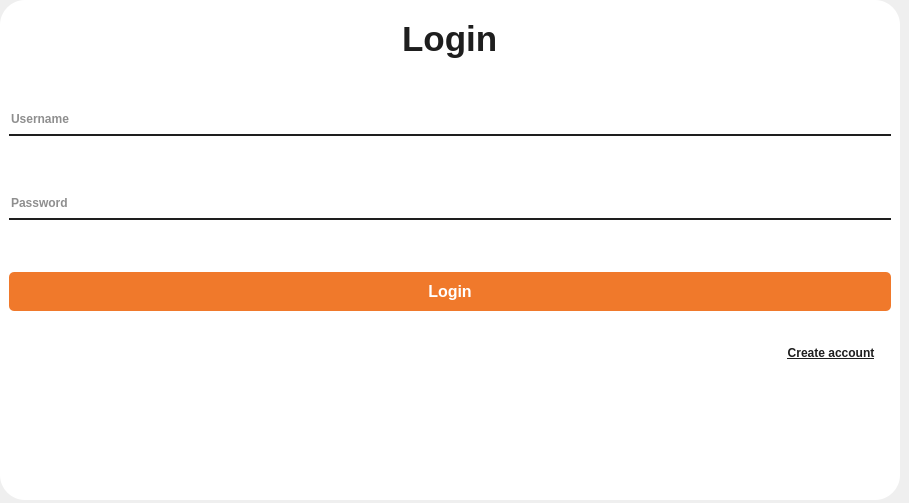
<?xml version="1.0" encoding="UTF-8"?>
<ui version="4.0">
 <class>Form</class>
 <widget class="QWidget" name="Form">
  <property name="geometry">
   <rect>
    <x>0</x>
    <y>0</y>
    <width>909</width>
    <height>503</height>
   </rect>
  </property>
  <property name="windowTitle">
   <string>Form</string>
  </property>
  <widget class="QWidget" name="widget" native="true">
   <property name="geometry">
    <rect>
     <x>0</x>
     <y>0</y>
     <width>900</width>
     <height>500</height>
    </rect>
   </property>
   <property name="sizePolicy">
    <sizepolicy hsizetype="Preferred" vsizetype="Preferred">
     <horstretch>0</horstretch>
     <verstretch>0</verstretch>
    </sizepolicy>
   </property>
   <property name="minimumSize">
    <size>
     <width>900</width>
     <height>500</height>
    </size>
   </property>
   <property name="maximumSize">
    <size>
     <width>16777215</width>
     <height>16777215</height>
    </size>
   </property>
   <property name="styleSheet">
    <string notr="true">#widget{
background-color: #ffffff;
border-radius: 25px 25px 25px 25px;
}

*{
border: none;
}</string>
   </property>
   <layout class="QVBoxLayout" name="verticalLayout">
    <item>
     <widget class="QFrame" name="frame">
      <property name="frameShape">
       <enum>QFrame::StyledPanel</enum>
      </property>
      <property name="frameShadow">
       <enum>QFrame::Raised</enum>
      </property>
      <layout class="QVBoxLayout" name="verticalLayout_3">
       <item alignment="Qt::AlignHCenter">
        <widget class="QLabel" name="loginHeader">
         <property name="font">
          <font>
           <pointsize>26</pointsize>
           <italic>false</italic>
           <bold>true</bold>
          </font>
         </property>
         <property name="styleSheet">
          <string notr="true">#loginHeader{
color : #1e1e1e;
}</string>
         </property>
         <property name="text">
          <string>Login</string>
         </property>
        </widget>
       </item>
      </layout>
     </widget>
    </item>
    <item>
     <widget class="QFrame" name="frame_5">
      <property name="frameShape">
       <enum>QFrame::StyledPanel</enum>
      </property>
      <property name="frameShadow">
       <enum>QFrame::Raised</enum>
      </property>
      <layout class="QHBoxLayout" name="horizontalLayout_2">
       <item>
        <widget class="QLineEdit" name="userInput">
         <property name="minimumSize">
          <size>
           <width>400</width>
           <height>0</height>
          </size>
         </property>
         <property name="font">
          <font>
           <bold>true</bold>
          </font>
         </property>
         <property name="styleSheet">
          <string notr="true">#userInput{
background-color:rgba(0,0,0,0);
border: none;
border-bottom: 2px solid #1e1e1e;
padding-bottom: 7px;
color: #1e1e1e;
}</string>
         </property>
         <property name="text">
          <string/>
         </property>
         <property name="placeholderText">
          <string>Username</string>
         </property>
        </widget>
       </item>
      </layout>
     </widget>
    </item>
    <item>
     <widget class="QFrame" name="frame_2">
      <property name="frameShape">
       <enum>QFrame::StyledPanel</enum>
      </property>
      <property name="frameShadow">
       <enum>QFrame::Raised</enum>
      </property>
      <layout class="QHBoxLayout" name="horizontalLayout">
       <item>
        <widget class="QLineEdit" name="passwordInput">
         <property name="minimumSize">
          <size>
           <width>400</width>
           <height>0</height>
          </size>
         </property>
         <property name="font">
          <font>
           <bold>true</bold>
          </font>
         </property>
         <property name="styleSheet">
          <string notr="true">#passwordInput{
background-color:rgba(0,0,0,0);
border: none;
border-bottom: 2px solid #1e1e1e;
padding-bottom: 7px;
color: #1e1e1e;
}</string>
         </property>
         <property name="text">
          <string/>
         </property>
         <property name="echoMode">
          <enum>QLineEdit::Password</enum>
         </property>
         <property name="placeholderText">
          <string>Password</string>
         </property>
        </widget>
       </item>
      </layout>
     </widget>
    </item>
    <item>
     <widget class="QFrame" name="frame_3">
      <property name="frameShape">
       <enum>QFrame::StyledPanel</enum>
      </property>
      <property name="frameShadow">
       <enum>QFrame::Raised</enum>
      </property>
      <layout class="QVBoxLayout" name="verticalLayout_2">
       <item>
        <widget class="QPushButton" name="loginButton">
         <property name="styleSheet">
          <string notr="true">QPushButton {
    padding: 10px 20px;
    font-size: 16px;
    font-weight: bold;
    color: #fff;
    border: none;
    border-radius: 5px;
    /*background: qlineargradient(spread:pad, x1:0, y1:0.5, x2:1, y2:0.5, stop:0 #f0792b, stop:0.5 #ffa163, stop:1 #edb28c);*/
	background-color: #f0792b;
    cursor: pointer;
    transition: background-color 0.3s ease;
}

QPushButton:hover {
    background-color: #ff6347; 
}
</string>
         </property>
         <property name="text">
          <string>Login</string>
         </property>
        </widget>
       </item>
      </layout>
     </widget>
    </item>
    <item>
     <widget class="QFrame" name="frame_6">
      <property name="frameShape">
       <enum>QFrame::StyledPanel</enum>
      </property>
      <property name="frameShadow">
       <enum>QFrame::Raised</enum>
      </property>
      <layout class="QVBoxLayout" name="verticalLayout_4">
       <item alignment="Qt::AlignRight">
        <widget class="QPushButton" name="createAccountButton">
         <property name="minimumSize">
          <size>
           <width>120</width>
           <height>0</height>
          </size>
         </property>
         <property name="font">
          <font>
           <bold>true</bold>
           <underline>true</underline>
          </font>
         </property>
         <property name="styleSheet">
          <string notr="true">#createAccountButton{
border: none;
color: #1e1e1e;
}</string>
         </property>
         <property name="text">
          <string>Create account</string>
         </property>
        </widget>
       </item>
       <item>
        <widget class="QLabel" name="label">
         <property name="minimumSize">
          <size>
           <width>120</width>
           <height>30</height>
          </size>
         </property>
         <property name="font">
          <font>
           <pointsize>16</pointsize>
           <bold>true</bold>
           <underline>true</underline>
          </font>
         </property>
         <property name="text">
          <string/>
         </property>
        </widget>
       </item>
      </layout>
     </widget>
    </item>
    <item>
     <widget class="QFrame" name="frame_4">
      <property name="frameShape">
       <enum>QFrame::StyledPanel</enum>
      </property>
      <property name="frameShadow">
       <enum>QFrame::Raised</enum>
      </property>
     </widget>
    </item>
   </layout>
  </widget>
 </widget>
 <resources/>
 <connections/>
</ui>
